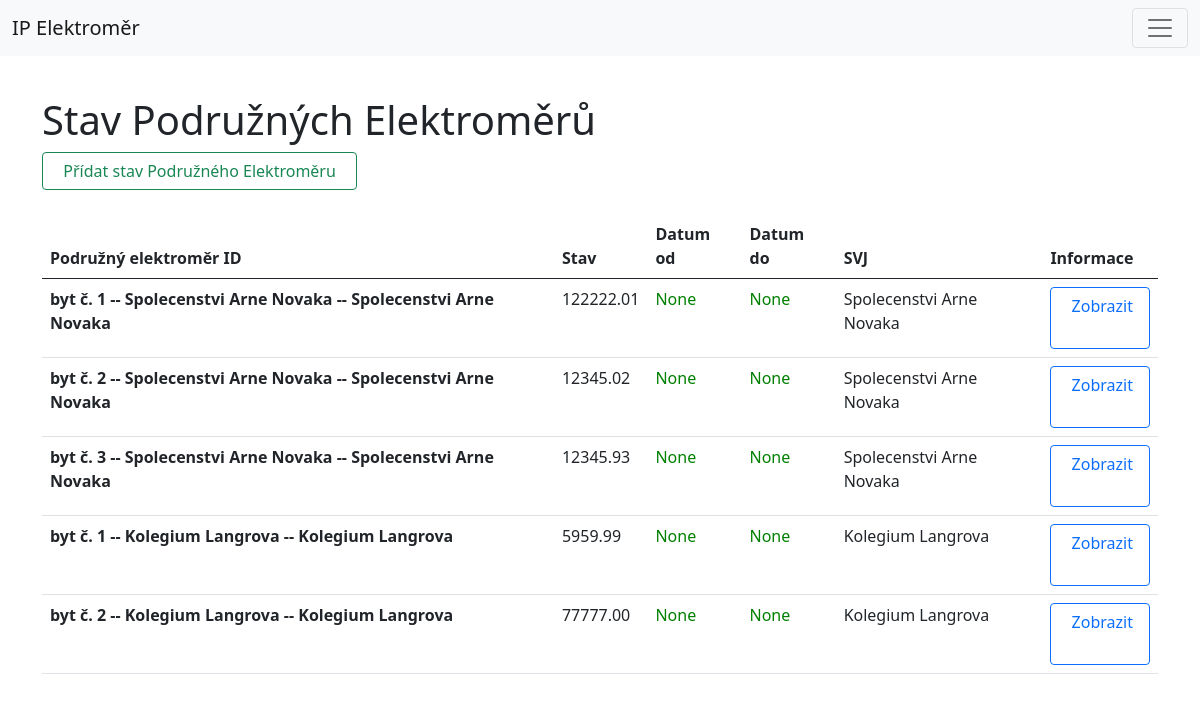
The app's page /balances_sub (signed in), older data.
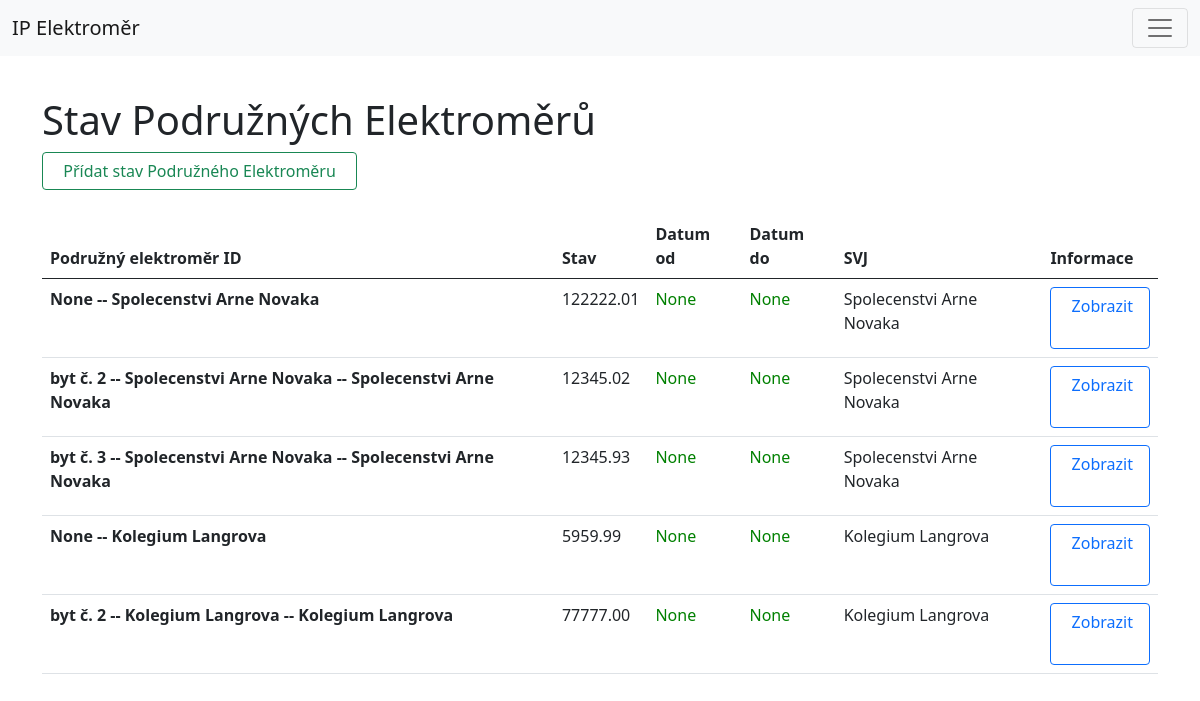
The same page, newer data.
### elektromer_app/models.py (models this page shows, shortened)
class Balance_sub(models.Model):
	sub_electrometer = models.ForeignKey(Sub_electrometer, on_delete=models.SET_NULL, null=True)
	balance = models.DecimalField(max_digits=8, decimal_places=2)
	from_date = models.DateField(null=True, blank=True)
	to_date = models.DateField(blank=True, null=True)
	date_created = models.DateTimeField(auto_now_add=True, null=True)
	svj = models.ForeignKey(Svj, on_delete=models.SET_NULL, null=True)
	history = HistoricalRecords()

class Sub_electrometer(models.Model):
	identification_number = models.CharField(max_length=255, null=False)
	from_date = models.DateField(null=False)
	to_date = models.DateField(blank=True, null=True)
	flat = models.ForeignKey(Flat, on_delete=models.SET_NULL, null=True)
	svj = models.ForeignKey(Svj, on_delete=models.SET_NULL, null=True)
	date_created = models.DateTimeField(auto_now_add=True, null=True)
	def __str__(self):
		return str(self.flat) + " -- " + str(self.svj)

class Flat(models.Model):
	flat_number = models.IntegerField(null=False, default = None)
	from_date = models.DateField(null=False)
	to_date = models.DateField(blank=True, null=True)
	svj = models.ForeignKey(Svj, on_delete=models.SET_NULL, null=True)
	gsm_modul = models.ForeignKey(Gsm_modul, on_delete=models.SET_NULL, null=True)
	owner = models.ForeignKey(Customer, on_delete=models.SET_NULL, null=True)
	owner_from_date = models.DateField(null=True, blank=True)
	owner_to_date = models.DateField(blank=True, null=True)
	date_created = models.DateTimeField(auto_now_add=True, null=True)
	history = HistoricalRecords()
	def __str__(self):
		return str("byt č. ") + str( self.flat_number ) + "  --  " + str(self.svj)

class Svj(models.Model):
	identification_number = models.CharField(max_length=255, null=False)
	from_date = models.DateField(null=False)
	to_date = models.DateField(blank=True, null=True)
	date_created = models.DateTimeField(auto_now_add=True, null=True)
	name = models.CharField(max_length=255)
	address_street = models.CharField(max_length=255)
	address_orientation_number = models.IntegerField(default=0, null=True, blank=True)
	address_number_subscription= models.IntegerField(default=0)
	address_city = models.CharField(max_length=255)
	address_postal_code = models.IntegerField(default=0)
	account_number = models.CharField(max_length=255, null=True, blank=True)
	energy_supply = models.CharField(max_length=255)
	number_of_flats = models.IntegerField(default=0, null=False)
	history = HistoricalRecords()
	def __str__(self):
		return self.name

### elektromer_app/views.py (the view)
# urls.py: path('balances_sub', views.balances_sub, name="balances_sub"),
@login_required(login_url='login')
def balances_sub(request):
	all_balances_sub = Balance_sub.objects.all()
	form = Balance_subForm()
	return render (request, 'elektromer_app/balances_sub.html', {'all_balances_sub': all_balances_sub,
		'form': form, })

### templates/elektromer_app/balances_sub.html (shortened to what this page needs)
{% extends 'elektromer_app/base.html' %}
	{% load static %}
	{% block content %}
	<container>
<div class="container" style=" min-width: 90vw;">
<br><br>
<h1>Stav Podružných Elektroměrů</h1>
<a type="button" class="btn btn-outline-success" data-bs-toggle="modal" data-bs-target="#balanceModal"title="Timto tlačítkem můžete přidat solární elektroměr."> &nbsp; Přídat stav Podružného Elektroměru &nbsp;</a></td>
     {% load crispy_forms_tags %}
	<br><br>
	<center>
		<div class="tabulka">
			<table class="table">
			  <thead>
			    <tr>
			      <th scope="col">Podružný elektroměr ID</th>
			      <th scope="col">Stav</th>
			      <th scope="col">Datum od</th>
			      <th scope="col">Datum do</th>
			      <th scope="col">SVJ</th>
			      <th scope="col">Informace</th>
			    </tr>
			  </thead>
			  <tbody>
			    	<tr>
			    		{% for balance_sub in all_balances_sub %}
				      <td scope="row"><b>{{balance_sub.sub_electrometer}}</b></td>
				      <td>{{balance_sub.balance}}</td>
				      <td class="aktivni" style="color: green;"> {{balance_sub.from_date}}</td>
				      <td class="ukoncene" style="color: green;">{{balance_sub.to_date}}</td>
				      <td>{{balance_sub.svj}}</td>
    				  <td><a type="button" class="btn btn-outline-primary" data-bs-toggle="tooltip" title="Timto tlačítkem můžete přejít k zobrazení tohoto stavu Podružného elektroměru." href='{% url "balance_sub" balance_sub.id %}'>&nbsp;Zobrazit &nbsp;</a></td>
			    	</tr>
			    {% endfor %}
			  </tbody>
			</table>
    	</div>
	</center>
	</div>
	{% endblock %}

Row changes from the older to the newer data that the page shows:
changed through a linked row, Balance_sub: sub_electrometer "byt č. 1 -- Spolecenstvi Arne Novaka -- Spolecenstvi Arne Novaka" → "None -- Spolecenstvi Arne Novaka"
changed through a linked row, Balance_sub: sub_electrometer "byt č. 1 -- Kolegium Langrova -- Kolegium Langrova" → "None -- Kolegium Langrova"
